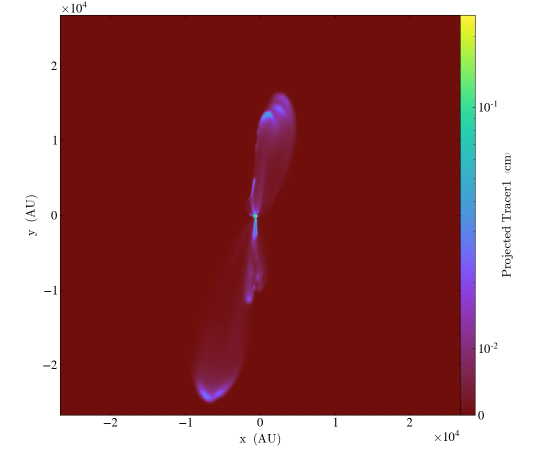
#> input picture test_images/tracer/12.png, 1085 x 920 px (shown at 1/2 size); its folder holds 4 pictures in this run
$ jupyter execute --allow-errors gmm.ipynb
#> lines starting #> are read from the running program, lines starting #| are printed output that depends on the picture; after the words box and inside, x2 and y2 are one past the last pixel; in counts of white or black regions, pixels touching at a corner belong together
#> `orig = cv2.imread("test_images/tracer/{}.png".format(frame_num), cv2.I..`:
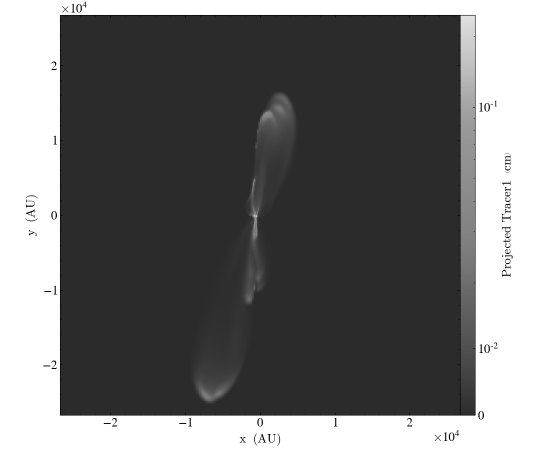
#> orig: shape (920, 1085) (shown at 1/2 size); min 0, max 255, mean 115.6
#> `orig = orig[50:825, 125:900]`:
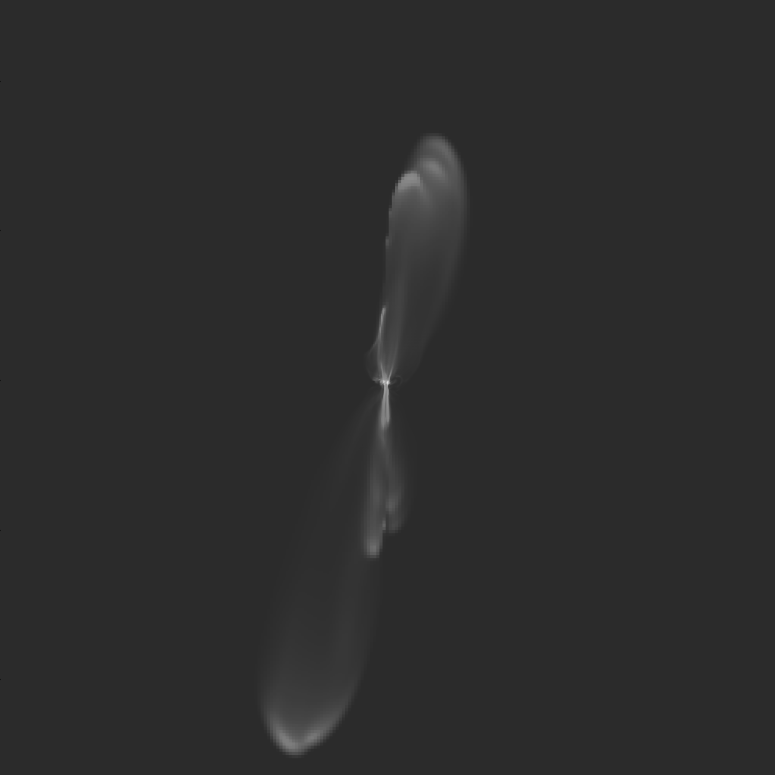
#> orig: shape (775, 775); min 20, max 224, mean 44.4
#> `im = im / im.max()`:
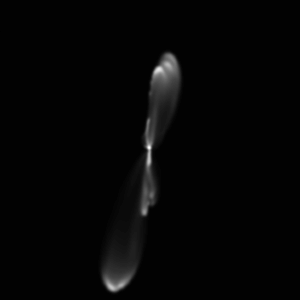
#> im: shape (300, 300) float64; min 0, max 1, mean 0.0232
[cell 1]
import numpy as np
import matplotlib
matplotlib.rc('image', cmap='gray')
import matplotlib.pyplot as plt
plt.rcParams['figure.dpi'] = 140
import cv2
from scipy.ndimage.filters import gaussian_filter1d
from scipy.optimize import minimize, Bounds

[cell 2]
def find_basin_mins(img):
    img = img - img.min()
    img = img / img.max()
    im = np.ones((img.shape[0]+2, img.shape[1]+2))
    im[1:-1, 1:-1] = img
    visited = np.ones(im.shape)
    visited[1:-2, 1:-2] = 0

    min_img = np.zeros(im.shape)
    basin_mins = []

    for i, j in np.ndindex(im.shape):
        if visited[i, j]:
            continue
        cur = im[i, j]
        bfs_queue = {(i, j)}
        bfs_seen = set()
        mark = None
        while bfs_queue:
            r, c = bfs_queue.pop()
            neighbors = [(r-1, c), (r+1, c), (r, c-1), (r, c+1)]
            for r_n, c_n in neighbors:
                if im[r_n, c_n] == cur:
                    if visited[r_n, c_n]:
                        mark = min_img[r_n, c_n]
                    elif (r_n, c_n) not in bfs_seen:
                        bfs_queue.add((r_n, c_n))
                elif im[r_n, c_n] < cur:
                    mark = 0
            bfs_seen.add((r, c))
            if mark is not None:
                break
        if mark is None:
            mark = 1
            i_min, j_min = next(iter(bfs_seen))
            basin_mins.append((i_min-1, j_min-1))
        for r, c in bfs_seen.union(bfs_queue):
            min_img[r, c] = mark
            visited[r, c] = 1

    return min_img[1:-1, 1:-1], basin_mins

[cell 3]
import sympy as sp

X, Y, x, y, A, sx, sy, theta = sp.symbols('X Y x_0 y_0 A sigma_x sigma_y theta')
syms = [X, Y, x, y, A, sx, sy, theta]
a = sp.cos(theta)**2/(2*sx**2) + sp.sin(theta)**2/(2*sy**2)
b = -sp.sin(2*theta)/(4*sx**2) + sp.sin(2*theta)/(4*sy**2)
c = sp.sin(theta)**2/(2*sx**2) + sp.cos(theta)**2/(2*sy**2)
gauss = A*sp.exp(-(a*(X-x)**2 + 2*b*(X-x)*(Y-y) + c*(Y-y)**2))
dg_dA = sp.lambdify(syms, sp.diff(gauss, A), 'numpy')
dg_dsx = sp.lambdify(syms, sp.diff(gauss, sx), 'numpy')
dg_dsy = sp.lambdify(syms, sp.diff(gauss, sy), 'numpy')
dg_dtheta = sp.lambdify(syms, sp.diff(gauss, theta), 'numpy')
gauss = sp.lambdify(syms, gauss, 'numpy')

dg_dA

[cell 4]
def to_coord(mins, sz):
    coords = []
    for r, c in mins:
        x = c - sz/2
        y = r - sz/2 - 1
        coords.append([x, y])
    return np.array(coords)

[cell 5]
import sympy as sp

# [5 lines of commented-out code are left out]

X, Y, x, y, A, sx, sy, theta = sp.symbols('X Y x_0 y_0 A sigma_x sigma_y theta')
syms = [X, Y, x, y, A, sx, sy, theta]
a = sp.cos(theta)**2/(2*sx**2) + sp.sin(theta)**2/(2*sy**2)
b = -sp.sin(2*theta)/(4*sx**2) + sp.sin(2*theta)/(4*sy**2)
c = sp.sin(theta)**2/(2*sx**2) + sp.cos(theta)**2/(2*sy**2)
gauss = A*sp.exp(-(a*(X-x)**2 + 2*b*(X-x)*(Y-y) + c*(Y-y)**2))
dg_dA = sp.lambdify(syms, sp.diff(gauss, A), 'numpy')
dg_dsx = sp.lambdify(syms, sp.diff(gauss, sx), 'numpy')
dg_dsy = sp.lambdify(syms, sp.diff(gauss, sy), 'numpy')
dg_dtheta = sp.lambdify(syms, sp.diff(gauss, theta), 'numpy')
gauss = sp.lambdify(syms, gauss, 'numpy')

def gmm(params, mins, sz):
    domain = np.linspace(-sz/2, sz/2-1, sz)
    X, Y = np.meshgrid(domain, domain)
    f = np.zeros(X.shape)
    for x, y in mins:
        f += gauss(X, Y, x, y, *params[:4])
        params = params[4:]
    return f

def gmm_grad(params, mins, sz):
    domain = np.linspace(-sz/2, sz/2-1, sz)
    X, Y = np.meshgrid(domain, domain)
    grads = []
    for x, y in mins:
        args  = np.concatenate([[X, Y, x, y], params[:4]])
        grads += [dg_dA(*args), dg_dsx(*args), dg_dsy(*args), dg_dtheta(*args)]
        params = params[4:]
    return np.array(grads)

# not accounting for filt
def loss(params, mins, label, filt):
    sz = label.shape[0]
    f = gmm(params, mins, sz)
    loss_img = (f-label)**2
    return np.sum(loss_img)

def loss_grad(params, mins, label, filt):
    sz = label.shape[0]
    f = gmm(params, mins, sz)
    return np.sum(2*(f-label) * gmm_grad(params, mins, sz), axis=(1,2))

#> (a cell that did not finish here is left out)

#> in find_basin_mins, `img = img - img.min()`:
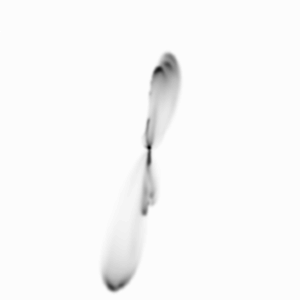
#> img: shape (300, 300) float64; min 0, max 1, mean 0.977
#> after the loop in find_basin_mins, `for i, j in np.ndindex(im.shape):`:
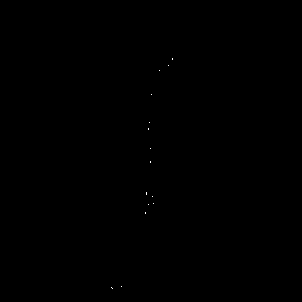
#> min_img: shape (302, 302) float64; values 0 (black) and 1 (white), 0.02% white in thin lines or dots, all inside (x1, y1, x2, y2) = (111, 58, 173, 289)
#> after the loop in find_basin_mins, `for i, j in np.ndindex(im.shape):`: visited: shape (302, 302) float64; every value is 1
#> after the loop in find_basin_mins, `for i, j in np.ndindex(im.shape):`: basin_mins = [(58, 171), (64, 167), (69, 158), (93, 150), (121, 148), (127, 147), (147, 149), (161, 149), (193, 145), (195, 151), (202, 152), (203, 147), (212, 144), (285, 120), (286, 110), (287, 111)]; i_min = 288; j_min = 112
#> `min_img, mins = find_basin_mins(-im)`: min_img: shape (300, 300) float64; values 0 (black) and 1 (white), 0.02% white in thin lines or dots, all inside (x1, y1, x2, y2) = (110, 57, 172, 288)
#> `min_img, mins = find_basin_mins(-im)`: mins has the same summary as basin_mins in find_basin_mins
    mins = to_coord(mins, im.shape[0])
#> the loop in to_coord, `for r, c in mins:` made 16 passes
#> (r, c, x, y) on passes 1 to 12: (58, 171, 21, -93), (64, 167, 17, -87), (69, 158, 8, -82), (93, 150, 0, -58), (121, 148, -2, -30), (127, 147, -3, -24), (147, 149, -1, -4), (161, 149, -1, 10), (193, 145, -5, 42), (195, 151, 1, 44), (202, 152, 2, 51), (203, 147, -3, 52)
#> after the loop in to_coord, `for r, c in mins:`: coords = [[21, -93], [17, -87], [8, -82], [0, -58], [-2, -30], [-3, -24], [-1, -4], [-1, 10], [-5, 42], [1, 44], [2, 51], [-3, 52], [-6, 61], [-30, 134], [-40, 135], [-39, 136]]
#> `mins = to_coord(mins, im.shape[0])`: mins = 16 rows, first 8: [21, -93], [17, -87], [8, -82], [0, -58], [-2, -30], [-3, -24], [-1, -4], [-1, 10]
#> `params = np.array([1, 15, 15, 0]*len(mins))`: params = 64 values, max 15 at index 1, min 0 at index 3, mean 7.75
    params = np.array([1, 15, 15, 0]*len(mins))
    filt = get_concave_map(-im)
    bound = Bounds([.01, 2, 2, -2*np.pi]*len(mins),
                    [np.inf, 20, 20, 2*np.pi]*len(mins))
    res = minimize(loss, params, bounds=bound, args=(mins, im, filt),
                   method='L-BFGS-B', jac=loss_grad, options={'gtol': 1e-1})

[cell 7]
def get_concave_map(im, thresh=0):
    result = np.zeros(im.shape)

    ygrad, xgrad = np.gradient(im)
    ygrad = ygrad - ygrad.min()
    xgrad = xgrad - xgrad.min()
    yygrad, yxgrad = np.gradient(ygrad)
    xygrad, xxgrad = np.gradient(xgrad)
    hessians = np.array([[yygrad, yxgrad],
                         [xygrad, xxgrad]])

    for i, j in np.ndindex(im.shape):
        hessian = hessians[:, :, i, j]
        eigvals = np.linalg.eigvals(hessian)
        is_max = np.all(eigvals > 0)
        total = sum(eigvals)
        result[i, j] = 1 if total>0.01 else 0
#         if is_max:
#             if total < thresh:
#                 result[i, j] = abs(total)
    return result

[cell 8]
filt = get_concave_map(-im)
#> in get_concave_map, `ygrad, xgrad = np.gradient(im)`:
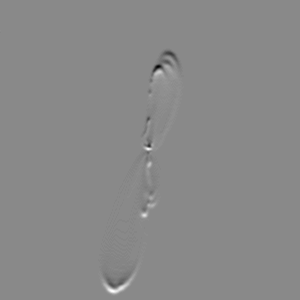
#> ygrad: shape (300, 300) float64; min -0.211, max 0.181, mean 1.97e-20; drawn with min black and max white
#> in get_concave_map, `xgrad = xgrad - xgrad.min()`:
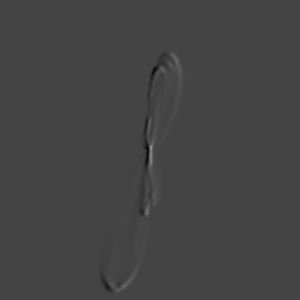
#> xgrad: shape (300, 300) float64; min 0, max 0.569, mean 0.27
#> in get_concave_map, `yygrad, yxgrad = np.gradient(ygrad)`:
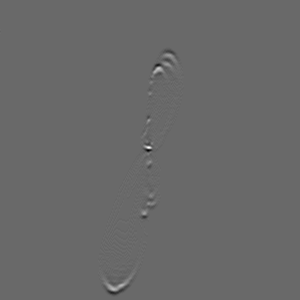
#> yygrad: shape (300, 300) float64; min -0.0931, max 0.132, mean 4.93e-21; drawn with min black and max white
#> after the loop in get_concave_map, `for i, j in np.ndindex(im.shape):`:
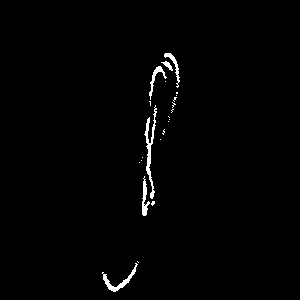
#> result: shape (300, 300) float64; values 0 (black) and 1 (white), 1.2% white; 23 white regions (17 under 20 px), largest, box (x1, y1, x2, y2) and area: (144, 105, 157, 199) 334, (102, 263, 138, 292) 214, (142, 176, 150, 216) 150, (149, 66, 167, 100) 132, (164, 53, 180, 88) 123, (161, 61, 173, 71) 48
plt.imshow(filt*im, vmin=0, vmax=1)
plt.show()
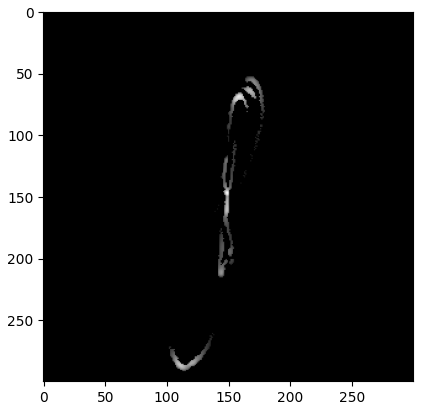
#> figure drawn by matplotlib, 1 panel
